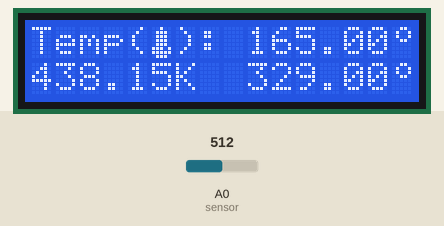
Simulated run of this sketch. Board: Arduino Uno, built with avr-gcc and run on an emulated ATmega328P. Shown: 16×2 character LCD. Inputs (shaded band) come from the test bench; at power-on: A0 (sensor) = 512.

Above: at 1.3 s.
1.4 s: A0 (sensor) set to 116
At 2.8 s:
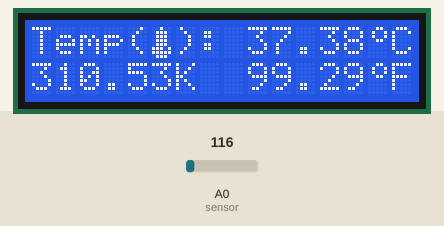
3.7 s: A0 (sensor) set to 102
At 4.7 s:
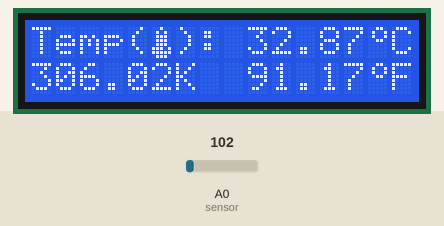
5.7 s: A0 (sensor) set to 0
At 7.7 s:
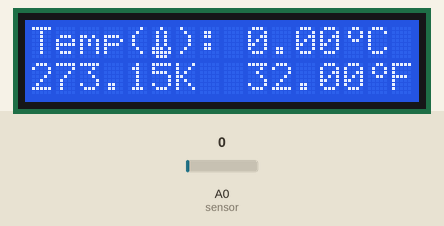
Timing chart, 0 to 9.2 s (numbered marks = the images above; inputs shaded):
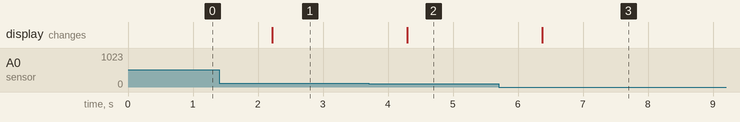

Measured:
- the behaviour switches between 109 and 108 on A0 (sensor) (found by bisection; images 1 and 2)
- after the input at 1.4 s, the display: changes after 0.82 s (image 1)
- after the input at 3.7 s, the display: changes after 0.60 s (image 2)
- after the input at 5.7 s, the display: changes after 0.67 s (image 3)

The sketch:

termometro.ino
```cpp
/*
 Autor:Fabio Dias / https://github.com/yFabio11
 Autor:Eduardo Rocha / https://github.com/Edwolt
*/

#include <Wire.h>
#include <LiquidCrystal_I2C.h>
#define sensor A0
#define GRAUS 0

LiquidCrystal_I2C lcd(0x27,2,1,0,4,5,6,7,3, POSITIVE);

int entrada;

void setup()
{
  lcd.begin(16, 2);

  byte graus[8] = {
    B00110,
    B01001,
    B01001,
    B00110,
    B00000,
    B00000,
    B00000,
    B00000
  };

  byte termometro[5][8] = {
    {
      B00100,
      B01010,
      B01010,
      B01010,
      B01010,
      B11101,
      B11111,
      B01110
    },
    {
      B00100,
      B01010,
      B01010,
      B01010,
      B01110,
      B11101,
      B11111,
      B01110
    },
    {
      B00100,
      B01010,
      B01010,
      B01110,
      B01110,
      B11101,
      B11111,
      B01110
    },
    {
      B00100,
      B01010,
      B01110,
      B01110,
      B01110,
      B11101,
      B11111,
      B01110
    },
    {
      B00100,
      B01110,
      B01110,
      B01110,
      B01110,
      B11101,
      B11111,
      B01110
    }
  };


  lcd.createChar (GRAUS, graus);
  for(int i=0;i<5;i++){
    lcd.createChar (i + 1, termometro[i]);
  }
}

void loop() {

  entrada = analogRead(sensor);

  float celsius = (3.3*entrada*100)/1024;
  float kelvin = celsius+273.15;
  float fahrenheit = celsius*1.8+32;

  lcd.clear();
  lcd.home();
  lcd.print("Temp");
  lcd.print("(");
  int termometro = (celsius - 15) / 5 + 1;
  termometro = (termometro<1)?1:(termometro>5)?5:termometro;
  lcd.print(char(termometro));
  lcd.print("): ");
  lcd.print(celsius);
  lcd.print(char(GRAUS));
  lcd.print("C");

  lcd.setCursor(0,1);
  lcd.print(kelvin);
  lcd.print("K  ");
  lcd.print(fahrenheit);
  lcd.print(char(GRAUS));
  lcd.print("F");

  delay(1000);
}
```
